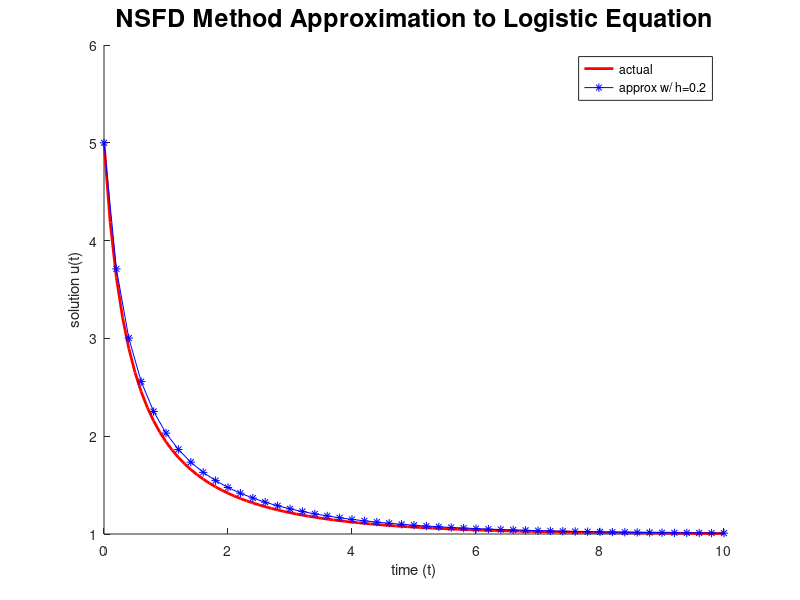

Here is the MATLAB script that generated this plot:
% solves the logistic equation using 
% a nonstandard finite difference scheme
%
% du/dt = r*u(1-u);  u(0) = 2;


clear all;

t_interval = [0:0.1:10];
h = .2;
u0 = 5;
r = 0.5;

N = (t_interval(length(t_interval)) - t_interval(1))/h;

% calculate approx sol
t_i(1) = t_interval(1);
approx_sol(1) = u0;
for i=2:(N+1)
	t = t_interval(1) + h*(i-1)
	t_i(i) = t;
	uk = approx_sol(i-1);
	approx_sol(i) = ( uk*(2-exp(-r*h)) )/( 1 + uk*(1-exp(-r*h)) );
end

% calculate actual sol
for i=1:length(t_interval)
	t = t_interval(i);
	actual_sol(i) = 1/( 1 + (1/u0 - 1)*exp(-r*t)  );
end


figure(1);
command_str = ['print -djpeg ', 'logistic_ode1.jpg'];
hold on;
plot(t_interval, actual_sol, 'r', 'LineWidth', 2);
plot(t_i, approx_sol, 'b*-');
leg_str = ['approx w/ h=', num2str(h)];
title_str = ['NSFD Method Approximation to Logistic Equation'];
tit_obj = title(title_str);
set(tit_obj,'FontSize',18);
legend('actual',leg_str);
xlabel('time (t)');
ylabel('solution u(t)');
hold off;
eval(command_str);


